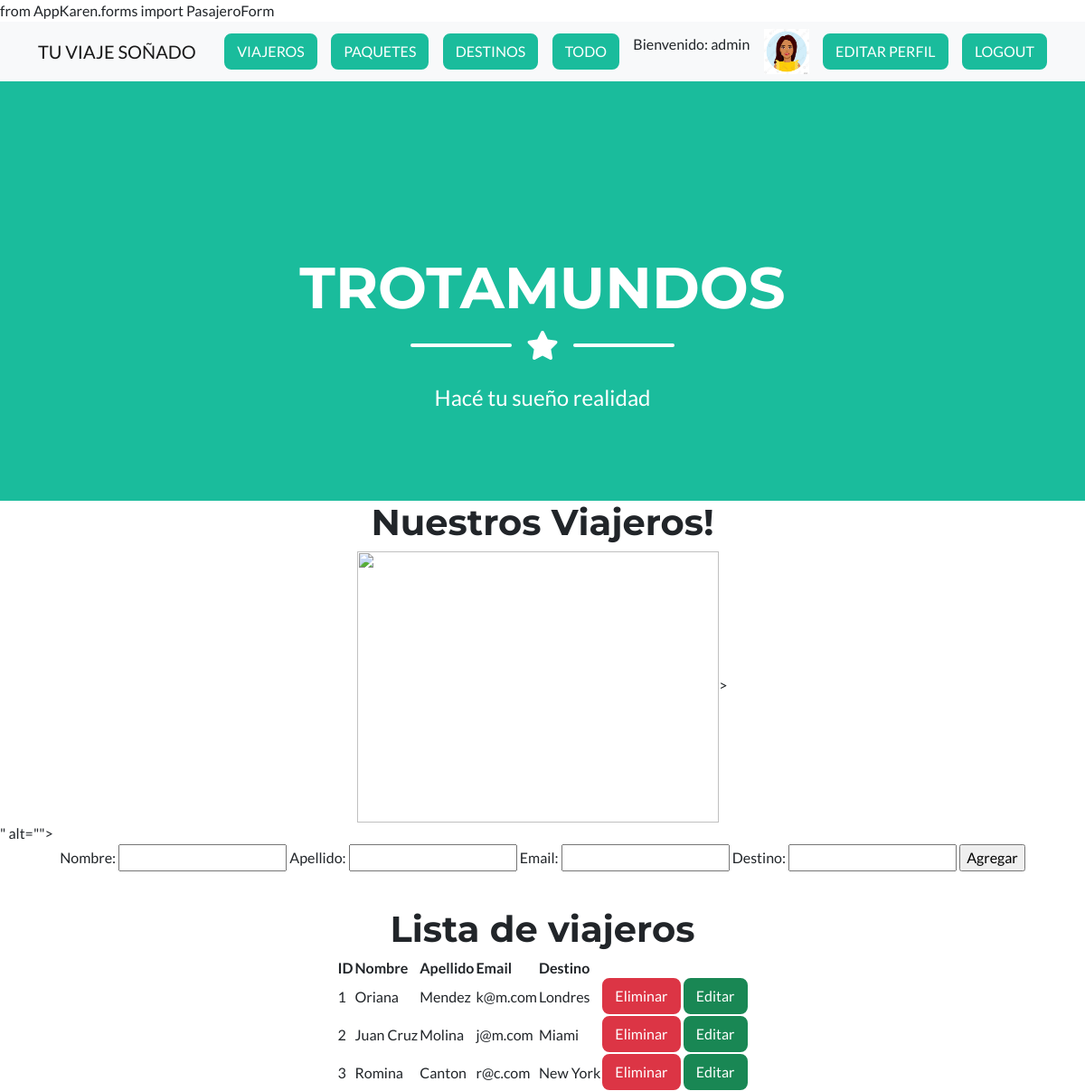
Page /AppKaren/viajeros/ (signed in) on the committed database.
### AppKaren/models.py (models this page shows, shortened)
class Viajero(models.Model):
    nombre=models.CharField(max_length=50)
    apellido=models.CharField(max_length=50)
    email=models.EmailField()
    destino=models.CharField(max_length=50)

### AppKaren/views.py (the view)
# urls.py: path("viajeros/", viajeros, name="viajeros"),
@login_required
def viajeros(request):
    if request.method =="POST":
        form = PasajeroForm(request.POST)
        if form.is_valid():
            viajero = Viajero()
            viajero.nombre= form.cleaned_data["nombre"]
            viajero.apellido = form.cleaned_data["apellido"]
            viajero.email = form.cleaned_data["email"]
            viajero.destino= form.cleaned_data["destino"]
            viajero.save()
            form = PasajeroForm()
    else:
        form = PasajeroForm()
    viajeros = Viajero.objects.all()
    avatar= Avatar.objects.filter(user=request.user.id)[0].imagen.url
    return render(request, "AppKaren/viajeros.html", {"viajeros": viajeros, "form": form, "avatar":avatar})

### AppKaren/forms.py
class PasajeroForm(forms.Form):
    nombre= forms.CharField(max_length=50)
    apellido=forms.CharField(max_length=50)
    email=forms.EmailField(max_length=50)
    destino=forms.CharField(max_length=50)

### AppKaren/templates/AppKaren/viajeros.html (shortened to what this page needs)
{% extends "AppKaren/padre.html" %}
{% load static %}
{% block contenido_que_cambia %}
{% block titulo %}
    <center><h1>Nuestros Viajeros!</h1>
<img src="https://img.freepik.com/vector-premium/viajero-turistico-pareja-mapa-equipaje-ilustracion-dibujos-animados-aislado_1207-1050.jpg" alt="" width="400" height="300" />></center>
" alt=""></center>
{% endblock %}
<center><form action="" method="post">
    {{form}}
    <input type="submit" value="Agregar">
</form></center>
<br>
<center><h1> Lista de viajeros</h1><center>
    <table>
    <thead>
        <th>ID</th>
        <th>Nombre</th>
        <th>Apellido</th>
        <th>Email</th>
        <th>Destino</th>
    </thead>
    <tbody>
        {% for viajero in viajeros %}
        <tr>
            <td>
                {{viajero.id}}
            </td>
            <td>
                {{viajero.nombre}}
                </td>
             <td>
                {{viajero.apellido}}
            </td>
            <td>
                {{viajero.email}}
            </td>
            <td>
                {{viajero.destino}}
            </td>
        <td>
            <a class="btn btn-danger" href="{% url 'eliminarViajero'  viajero.id  %}">Eliminar </a>
            <a class="btn btn-success" href="{% url 'editarViajero'  viajero.id  %}">Editar</a>
        </td>
        </tr>
        {% endfor %}
    </tbody>
<table></center>
    {% endblock %}

### AppKaren/templates/AppKaren/padre.html (shortened to what this page needs)
<!DOCTYPE html>
<html lang="en">
    <head>
        {% load static %}
        <nav class="navbar navbar-light bg-light static-top">
            <div class="container">
                <a class="navbar-brand" href="{% url 'inicioApp' %}">TU VIAJE SOÑADO</a>
                {% if user.is_authenticated %}
                <a class="btn btn-primary" href="{% url 'viajeros' %}">VIAJEROS</a>
                <a class="btn btn-primary" href="{% url 'paquetes' %}">PAQUETES</a>
                <a class="btn btn-primary" href="{% url 'destinos' %}">DESTINOS</a>
                <a class="btn btn-primary" href="{% url 'todo' %}">TODO</a>
                <p>Bienvenido: {{ user.username }}</p>
                <img src="{{ avatar }}" alt="Avatar" style="width:50px;height:50px;"/>
                <a class="btn btn-primary" href="{% url 'editarPerfil' %}">EDITAR PERFIL</a>
                <a class="btn btn-primary" href="{% url 'logout' %}">LOGOUT</a>
                {% else %}
                <a class="btn btn-primary" href="{% url 'login' %}">LOGIN</a>
                <a class="btn btn-danger" href="{% url 'register' %}">REGISTER</a>
                {% endif %}
            </div>
        </nav>
        <link href="{% static 'AppKaren/css/styles.css' %}" rel="stylesheet" />
    </head>
    <body id="page-top">
        <header class="masthead bg-primary text-white text-center">
            <div class="container d-flex align-items-center flex-column">
                <h1 class="masthead-heading text-uppercase mb-0">Trotamundos</h1>
                <div class="divider-custom divider-light">
                    <div class="divider-custom-line"></div>
                    <div class="divider-custom-icon"><i class="fas fa-star"></i></div>
                    <div class="divider-custom-line"></div>
                </div>
                <p class="masthead-subheading font-weight-light mb-0">Hacé tu sueño realidad</p>
            </div>
        </header>
        {% block contenido_que_cambia %}
            {% endblock %}

### rows in the picture
Viajero: id "1", nombre "Oriana", apellido "Mendez", email "k@m.com", destino "Londres"
Viajero: id "2", nombre "Juan Cruz", apellido "Molina", email "j@m.com", destino "Miami"
Viajero: id "3", nombre "Romina", apellido "Canton", email "r@c.com", destino "New York"

### other values in the picture
{{ user.username }} "admin"
